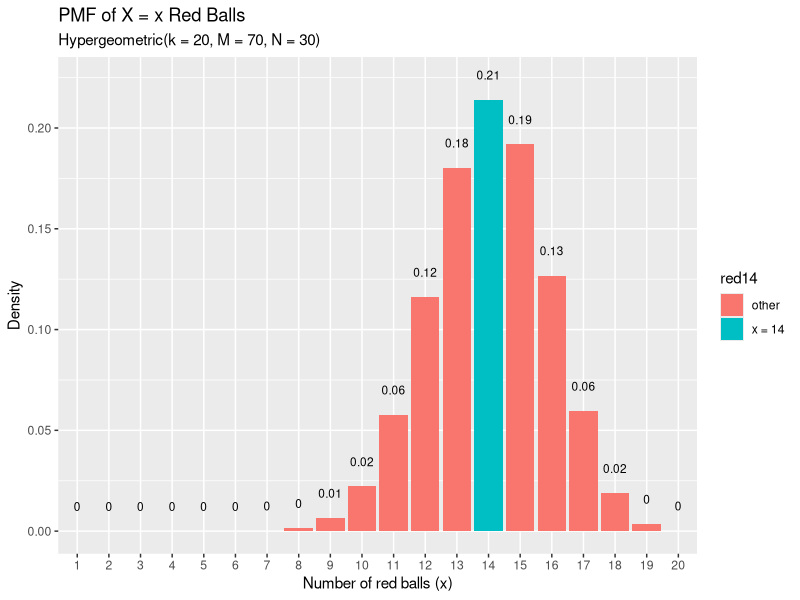
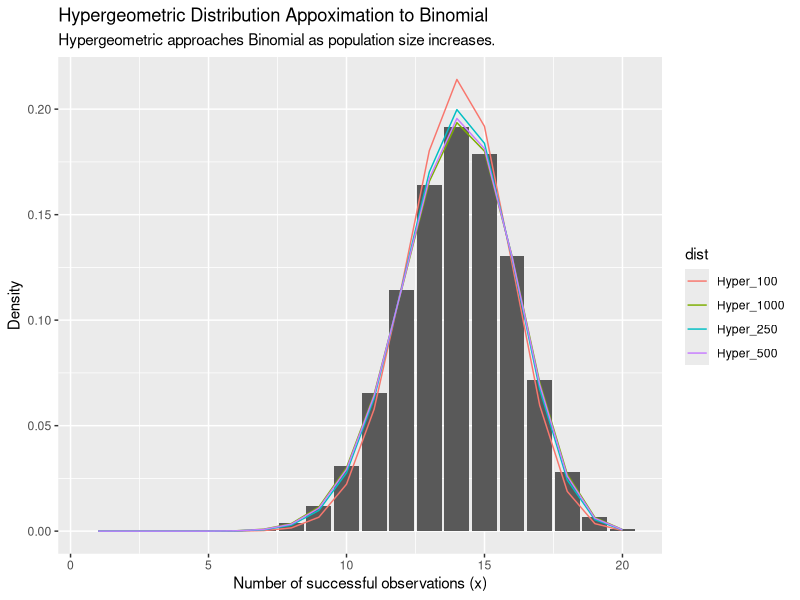

Source code (R) for these figures, in order:
library(tidyverse)

# What is the probability of selecting x = 14 red marbles
# from a sample of k = 20 taken from an urn containing 
# m = 70 red marbles and n = 30 green marbles?
  
# probability
x = 14
k = 20
m = 70
n = 30
dhyper(x = x, m = m, n = n, k = k)
k * m / (m + n)
k * m / (m + n) * (m + n - k) / (m + n) * n / (m + n - 1)

options(scipen = 999, digits = 2) # sig digits

density = dhyper(x = 1:20, m = m, n = n, k = k)

data.frame(red = 1:20, density) %>%
  mutate(red14 = ifelse(red == 14, "x = 14", "other")) %>%
  ggplot(aes(x = factor(red), y = density, fill = red14)) +
  geom_col() +
  geom_text(
    aes(label = round(density,2), y = density + 0.01),
    position = position_dodge(0.9),
    size = 3,
    vjust = 0
  ) +
  labs(title = "PMF of X = x Red Balls",
       subtitle = "Hypergeometric(k = 20, M = 70, N = 30)",
       x = "Number of red balls (x)",
       y = "Density")



x = 14
m = 7000
n = 3000
k = 20

d_binom <- dbinom(x = 1:20, size = k, prob = m / (m + n))
df_binom <- data.frame(x = 1:20, Binomial = d_binom)
p <- ggplot(df_binom, aes(x = x, y = Binomial)) +
  geom_col()

d_hyper_100 <- dhyper(x = 1:20, m = 70, n = 30, k = k)
d_hyper_250 <- dhyper(x = 1:20, m = 175, n = 75, k = k)
d_hyper_500 <- dhyper(x = 1:20, m = 350, n = 150, k = k)
d_hyper_1000 <- dhyper(x = 1:20, m = 700, n = 300, k = k)
df_hyper = data.frame(x = 1:20, 
                      Hyper_100 = d_hyper_100, 
                      Hyper_250 = d_hyper_250, 
                      Hyper_500 = d_hyper_500, 
                      Hyper_1000 = d_hyper_1000)
df_hyper_tidy <- gather(df_hyper, key = "dist", value = "density", -c(x))
p + 
  geom_line(data = df_hyper_tidy, aes(x = x, y = density, color = dist)) +
  labs(title = "Hypergeometric Distribution Appoximation to Binomial",
       subtitle = "Hypergeometric approaches Binomial as population size increases.",
       x = "Number of successful observations (x)",
       y = "Density")
